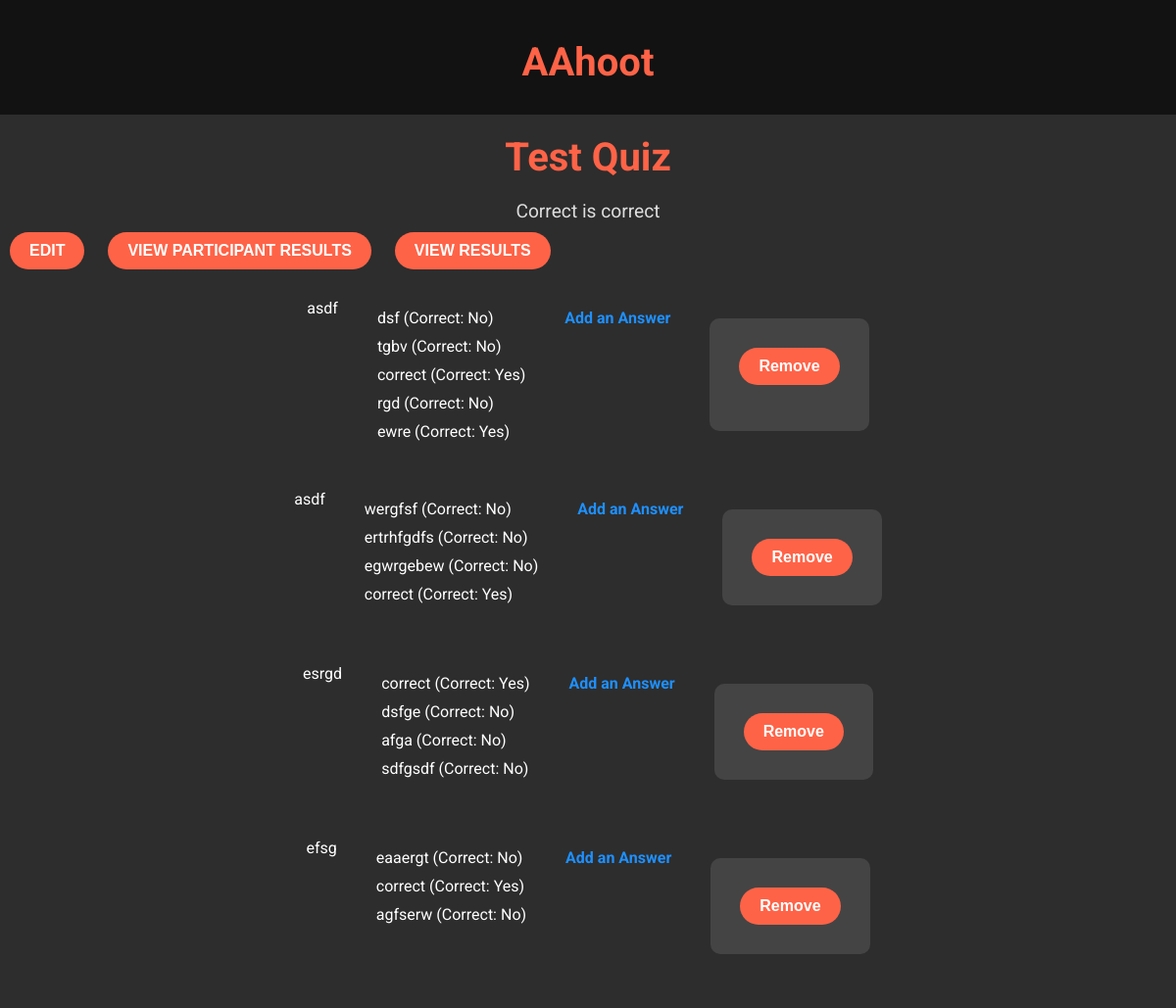
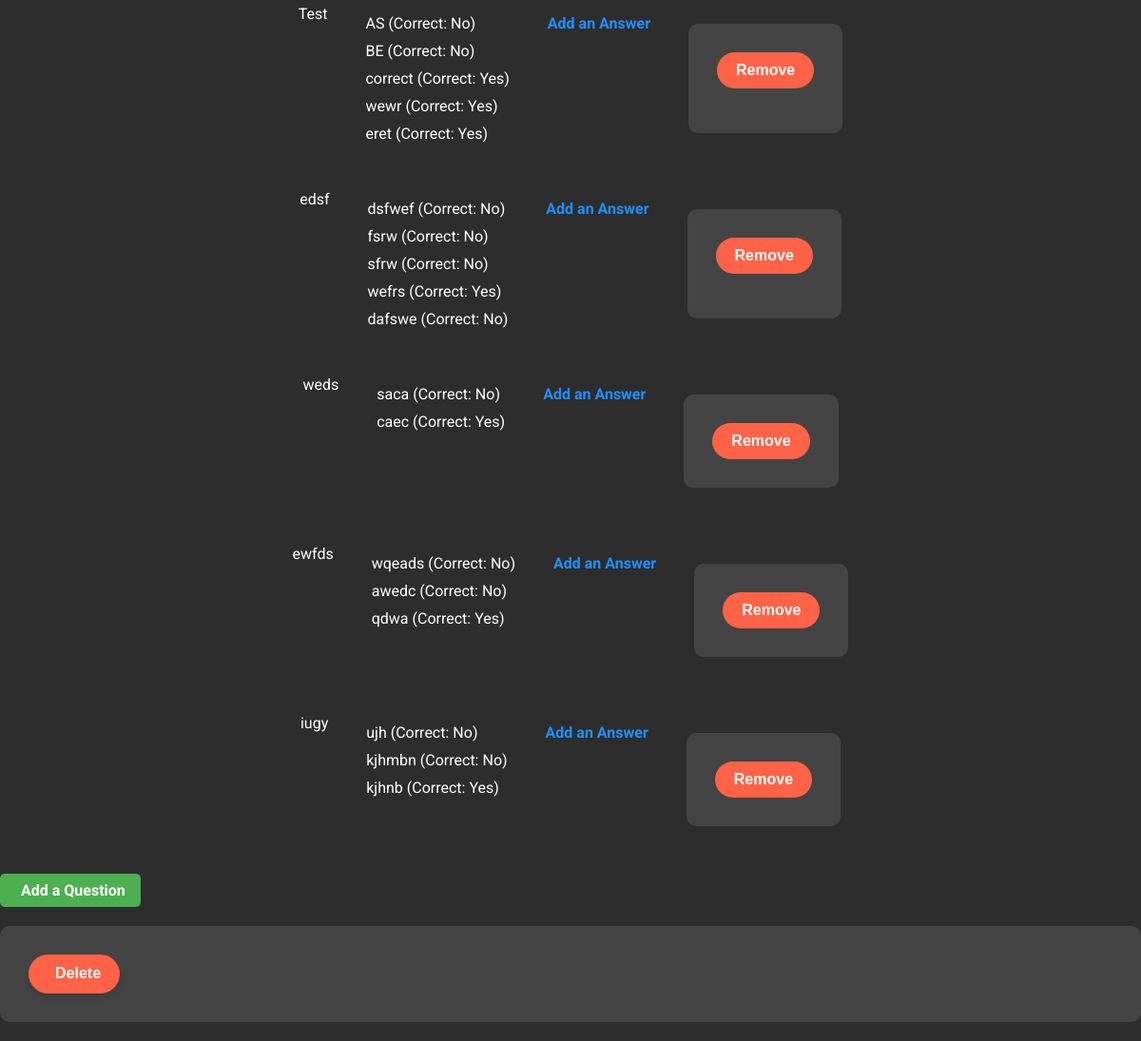
The app's page /quiz/15/ (signed in) with its own data (2 pictures, top to bottom).
### home/models.py (models this page shows, shortened)
class Quiz(models.Model):
    user = models.ForeignKey(User, on_delete=models.CASCADE, related_name="quizzes")
    title = models.CharField(max_length=200)
    description = models.TextField(blank=True, null=True)
    time_limit = models.PositiveIntegerField(null=True, blank=True, help_text="Time limit in minutes (leave blank for no time limit)")
    participants = models.ManyToManyField(User, related_name='played_quizzes', blank=True)
    created_at = models.DateTimeField(auto_now_add=True)
    updated_at = models.DateTimeField(auto_now=True)

class Question(models.Model):
    quiz = models.ForeignKey(Quiz, on_delete=models.CASCADE, related_name="questions")
    text = models.CharField(max_length=200)

class Answer(models.Model):
    question = models.ForeignKey(Question, on_delete=models.CASCADE, related_name="answers")
    text = models.CharField(max_length=200)
    is_correct = models.BooleanField(default=False)

### home/views.py (the view, shortened to what this page needs)
# urls.py: path('quiz/<int:pk>/', QuizView.as_view(), name="quiz"),
class QuizView(DetailView):
    model = Quiz
    template_name = 'home/quiz_detail.html'
    context_object_name = 'quiz'
    def get_context_data(self, **kwargs):
        context = super().get_context_data(**kwargs)
        quiz = self.get_object()
        user = self.request.user
        context['questions'] = quiz.questions.all()
        if user.is_authenticated:
            user_answers = UserAnswer.objects.filter(user=user, question__quiz=quiz)
            context['answered_all'] = user_answers.count() == quiz.questions.count()
        else:
            context['answered_all'] = False
        return context

### home/templates/home/quiz_detail.html (shortened to what this page needs)
{% extends 'home/main.html' %}
{% block content %}
<h1>{{ quiz.title }}</h1>
<p>{{ quiz.description }}</p>
{% if user.is_authenticated and quiz.user == user %}
    <a href="{% url 'update_quiz' quiz.id %}"><button>Edit</button></a>
    <a href="{% url 'quiz_participant_result' quiz.id %}"><button>View Participant Results</button></a>
{% endif %}
{% if user.is_authenticated %}
    {% if answered_all %}
        <a href="{% url 'quiz_results' quiz.id %}">
            <button>View Results</button>
        </a>
    {% endif %}
{% else %}
    <p>Please log in to participate in the quiz.</p>
{% endif %}
{% if user.is_authenticated and quiz.user == user %}
    <ul>
        {% for question in quiz.questions.all %}
            <div class="quiz-container">
                {{ question.text }}
                <ul>
                    {% for answer in question.answers.all %}
                        <li>{{ answer.text }} (Correct: {{ answer.is_correct|yesno:"Yes,No" }})</li>
                    {% endfor %}
                </ul>
                <a href="{% url 'create_answer' question.id %}" class="create-answer-link"> Add an Answer</a>
                <form method="post" action="{% url 'delete_question' question.id %}">
                    <button type="submit" class="remove-btn">
                         Remove
                    </button>
                </form>
            </div>
        {% endfor %}
    </ul>
    <a href="{% url 'create_question' quiz.id %}" class="create-btn">Add a Question</a>
    <form method="post" action="{% url 'delete_quiz' quiz.id %}" onsubmit="return confirm('Are you sure you want to delete this quiz?')">
        <button type="submit" value="delete" class="delete-btn"> Delete</button>
    </form>
{% endif %}
{% endblock %}

### home/templates/home/main.html (style rules this page uses)
* { margin: 0; padding: 0; box-sizing: border-box; }
h1 { text-align: center; color: #FF6347; font-size: 2.5rem; margin: 20px 0; }
p { text-align: center; font-size: 1.2rem; color: #ddd; }
button { background-color: #FF6347; color: white; border: none; padding: 10px 15px; margin: 10px; border-radius: 5px; cursor: pointer; font-size: 1rem; transition: background-color 0.3s ease; }
button[type="submit"] { background-color: #4CAF50; border-radius: 5px; }
form { background-color: #444; border-radius: 10px; padding: 20px; margin: 20px 0; }
ul { list-style-type: none; padding-left: 0; }
li { margin: 10px 0; }
body { font-family: 'Roboto', sans-serif; background-color: #2d2d2d; color: white; margin: 0; padding: 0; }
.quiz-container { display: flex; flex-wrap: wrap; justify-content: center; gap: 40px; padding: 20px; }
h1 { text-align: center; font-size: 2.5rem; margin: 20px 0; color: #FF6347; }
a button { display: inline-block; padding: 10px 20px; background-color: #FF6347; border: none; border-radius: 25px; color: white; font-size: 1rem; font-weight: bold; text-transform: uppercase; cursor: pointer; transition: all 0.3s ease; }
form button[type="submit"] { display: inline-block; padding: 10px 20px; background-color: #FF6347; border: none; border-radius: 25px; color: white; font-size: 1rem; font-weight: bold; cursor: pointer; transition: all 0.3s ease; }
.remove-btn { background-color: #d9534f; color: white; border: none; border-radius: 5px; padding: 5px 10px; font-size: 14px; font-family: Arial, sans-serif; cursor: pointer; display: inline-flex; align-items: center; gap: 6px; transition: background-color 0.3s ease, transform 0.2s ease; margin-left: 10px; }
.delete-btn { display: inline-block; padding: 10px 20px; font-size: 16px; font-family: Arial, sans-serif; font-weight: bold; color: white; background-color: #f44336; border: none; border-radius: 5px; cursor: pointer; transition: background-color 0.3s ease, transform 0.2s ease; box-shadow: 0 4px 6px rgba(0, 0, 0, 0.1); }
.create-btn, .create-answer-btn { display: inline-block; background-color: #FF6347; color: white; text-decoration: none; padding: 8px 16px; border-radius: 5px; font-size: 0.95rem; font-weight: bold; text-align: center; margin-top: 10px; transition: all 0.3s ease; }
.create-btn { background-color: #4CAF50; font-size: 1rem; }
.create-answer-link { color: #1E90FF; text-decoration: none; font-size: 1rem; font-weight: bold; transition: color 0.3s ease; margin-top: 10px; }

### records on screen
Quiz: title "Test Quiz", description "Correct is correct"
Question: text "asdf"
Answer: text "dsf", is_correct "No"
Answer: text "tgbv", is_correct "No"
Answer: text "correct", is_correct "Yes"
Answer: text "rgd", is_correct "No"
Answer: text "ewre", is_correct "Yes"
Question: text "asdf"
Answer: text "wergfsf", is_correct "No"
Answer: text "ertrhfgdfs", is_correct "No"
Answer: text "egwrgebew", is_correct "No"
Answer: text "correct", is_correct "Yes"
Question: text "esrgd"
Answer: text "correct", is_correct "Yes"
Answer: text "dsfge", is_correct "No"
Answer: text "afga", is_correct "No"
Answer: text "sdfgsdf", is_correct "No"
Question: text "efsg"
Answer: text "eaaergt", is_correct "No"
Answer: text "correct", is_correct "Yes"
Answer: text "agfserw", is_correct "No"
Question: text "Test"
Answer: text "AS", is_correct "No"
Answer: text "BE", is_correct "No"
Answer: text "correct", is_correct "Yes"
Answer: text "wewr", is_correct "Yes"
Answer: text "eret", is_correct "Yes"
Question: text "edsf"
Answer: text "dsfwef", is_correct "No"
Answer: text "fsrw", is_correct "No"
Answer: text "sfrw", is_correct "No"
Answer: text "wefrs", is_correct "Yes"
Answer: text "dafswe", is_correct "No"
Question: text "weds"
Answer: text "saca", is_correct "No"
Answer: text "caec", is_correct "Yes"
Question: text "ewfds"
Answer: text "wqeads", is_correct "No"
Answer: text "awedc", is_correct "No"
Answer: text "qdwa", is_correct "Yes"
Question: text "iugy"
Answer: text "ujh", is_correct "No"
Answer: text "kjhmbn", is_correct "No"
Answer: text "kjhnb", is_correct "Yes"
